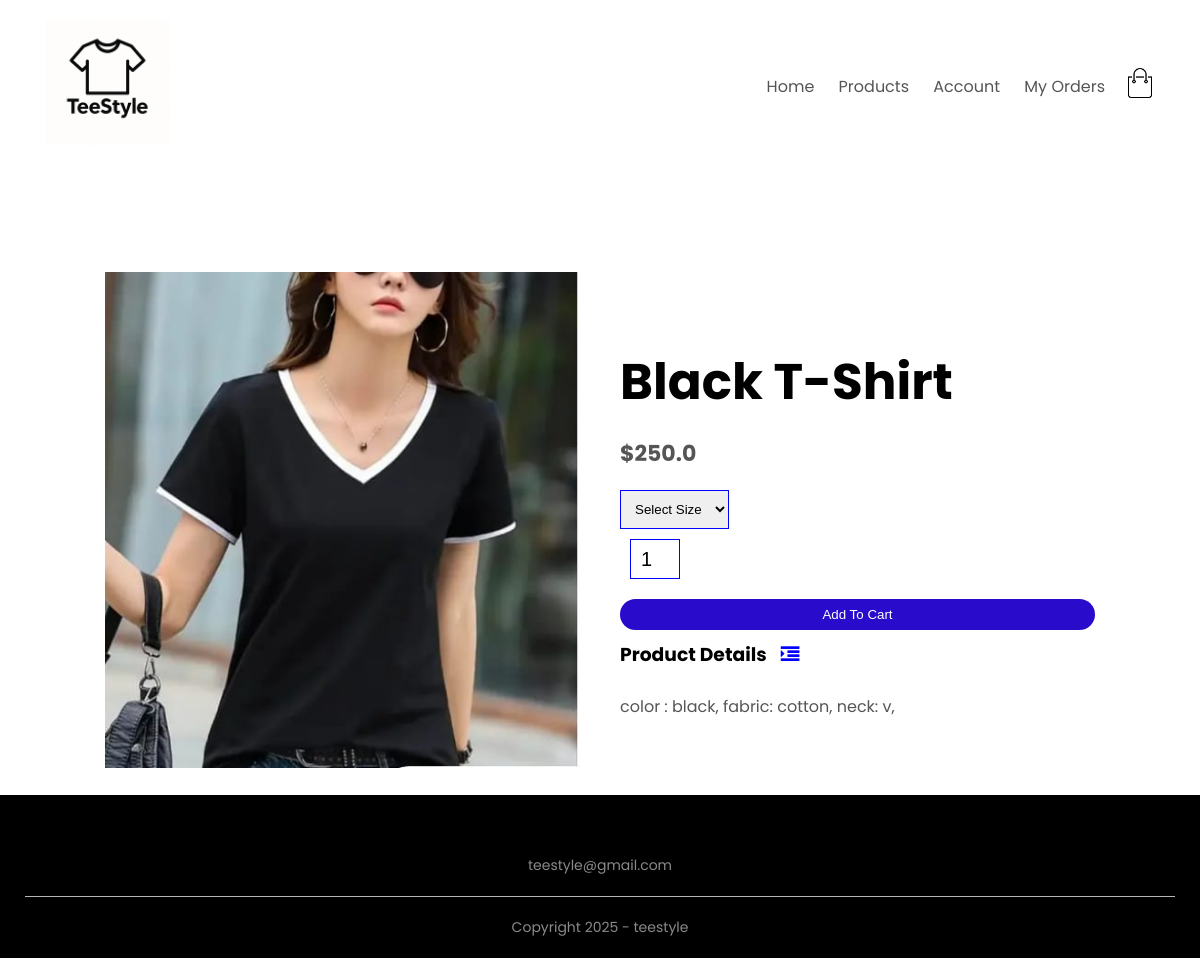
Page /products_details/1 on the committed database.
### products/models.py (models this page shows, shortened)
class products(models.Model):
    LIVE=1
    DELETE=0
    DELETE_CHOICES=((LIVE,'Live'),(DELETE,'Delete'))
    title=models.CharField(max_length=200)
    price=models.FloatField()
    description=models.TextField()
    image=models.ImageField(upload_to='media/')
    priority=models.IntegerField(default=0)
    delete_status=models.IntegerField(choices=DELETE_CHOICES,default=LIVE)
    created_at=models.DateTimeField(auto_now_add=True)
    updated_at=models.DateTimeField(auto_now=True)

### products/views.py (the view)
# urls.py: path('products_details/<pk>',views.products_details,name='products_details')
def products_details(request,pk):
    product=products.objects.get(pk=pk)
    context={'product':product}
    return render(request,'product_details.html',context)

### templates/product_details.html (shortened to what this page needs)
{% load static %}
<!DOCTYPE html>
<html lang="en">
<head>
    <link rel="stylesheet" href="{% static 'css/style.css' %}">
    <link rel="stylesheet" href="https://stackpath.bootstrapcdn.com/font-awesome/4.7.0/css/font-awesome.min.css">
</head>
<body>
    <div class="container">
        <div class="navbar">
            <div class="logo">
                <a href="index.html"><img src="{% static 'images/logo.png' %}" alt="logo" width="125px"></a>
            </div>
            <nav>
                <ul id="MenuItems">
                    <li><a href="{% url 'home' %}">Home</a></li>
                    <li><a href="{% url 'list_products' %}">Products</a></li>
                    <li><a href="{% url 'account' %}">Account</a></li>
                    <li><a href="{% url 'order_status' %}">My Orders</a></li>
                </ul>
            </nav>
            <a href="{% url 'cart' %}"><img src="{% static 'images/cart.png' %}" width="30px" height="30px"></a>
        </div>
    </div>
    <div class="small-container single-product">
        <div class="row">
            <div class="col-2">
                <img src="{{ product.image.url }}" width="100%" id="ProductImg">
            </div>
            <div class="col-2">
                <h1>{{product.title}} </h1>
                <h4>${{product.price}}</h4>
                <form method="post" action="{% url 'add_to_cart' %}" enctype="multipart/form-data">
                <select>
                    <option>Select Size</option>
                </select>
                <input type="number" name="quantity" value="1">
                <button type="submit" class="btn">Add To Cart</button>
                </form>
                <h3>Product Details <i class="fa fa-indent"></i></h3>
                <br>
                <p>{{product.description}}</p>
            </div>
        </div>
    </div>
    <div class="footer">
        <div class="container">
            <p style="text-align: center;">teestyle@gmail.com</p>
            <hr>
            <p class="copyright">Copyright 2025 - teestyle</p>
        </div>
    </div>
</body>
</html>

### static/css/style.css (style rules this page uses)
* { margin: 0; padding: 0; box-sizing: border-box; }
body { font-family: 'Poppins', sans-serif; }
.navbar { display: flex; align-items: center; padding: 20px; }
nav { flex: 1; text-align: right; }
nav ul { display: inline-block; list-style-type: none; }
nav ul li { display: inline-block; margin-right: 20px; }
a { text-decoration: none; color: #555; }
p { color: #555; }
.container { max-width: 1300px; margin: auto; padding-left: 25px; padding-right: 25px; }
.row { display: flex; align-items: center; flex-wrap: wrap; justify-content: space-around; }
.col-2 { flex-basis: 50%; min-width: 300px; }
.col-2 img { max-width: 100%; padding: 50px 0; }
.col-2 h1 { font-size: 50px; line-height: 60px; margin: 25px 0; }
.btn { display: inline-block; background: hsl(249, 90%, 42%); color: white; padding: 8px 30px; margin: 30px 0; border-radius: 30px; transition: background 0.5s; }
.small-container { max-width: 1080px; margin: auto; padding-left: 25px; padding-right: 25px; }
h4 { color: #555; font-weight: normal; }
.footer { background: black; color: #8a8a8a; font-size: 14px; padding: 60px 0 20px; }
.footer p { color: #8a8a8a; }
ul { list-style-type: none; }
.footer hr { border: none; background: #b5b5b5; height: 1px; margin: 20px 0; }
.copyright { text-align: center; }
select { border: 1px solid blue; padding: 5px; }
.single-product { margin-top: 80px; }
.single-product .col-2 img { padding: 0; }
.single-product .col-2 { padding: 20px; }
.single-product h4 { margin: 20px 0; font-size: 22px; font-weight: bold; }
.single-product select { display: block; padding: 10px; margin-top: 20px; }
.single-product input { width: 50px; height: 40px; padding-left: 10px; font-size: 20px; margin-left: 10px; border: 1px solid blue; margin-right: 10px; }
.single-product .fa { color: blue; margin-left: 10px; }
form input { width: 100%; height: 30px; margin: 10px 0; padding: 0 10px; border: 1px solid #ccc; }
form .btn { width: 100%; border: none; cursor: pointer; margin: 10px 0; }

### rows in the picture
products: image (picture), title "Black T-Shirt", price "250.0", description "color : black, fabric: cotton, neck: v,"
